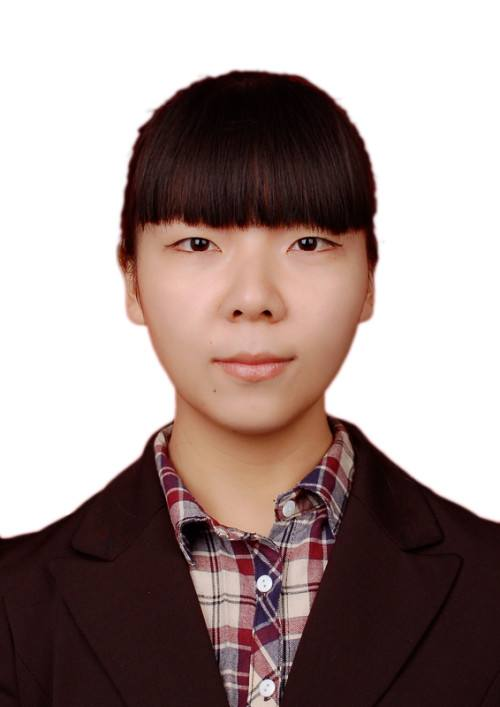
#> input picture DCGANs_keras/GANs_dataset/girl_1.jpg, 500 x 707 px; its folder holds only this picture in this run
$ python load_image.py
#> lines starting #> are read from the running program, lines starting #| are printed output that depends on the picture
# -*- coding: utf-8 -*-
"""
Created on Sun Nov 19 16:11:54 2017

@author: Administrator
"""

import cv2
import numpy as np
import skimage.io as io
#from skimage import data_dir
import pandas as pd
#from keras.preprocessing.image import ImageDataGenerator, array_to_img, img_to_array, load_img

#import CNNFitting

data_dir='C:/Users/Administrator.PC-201708021221/Desktop/Ece8735_finalproject/GANs_dataset'
###########################################################################################################
###########################################################################################################
def loading(data_dir):
    temp=data_dir+'/*.jpg'
    coll=io.ImageCollection(temp)
#> coll = 1 item
    return coll
###########################################################################################################
def pre_process(img):
    BLACK = [0,0,0]
    top,bottom,left,right=(0,0,0,0)
    length=img.shape[0]
    width=img.shape[1]
    longest_edge=max(length,width)
   # print('the number of longest_edge is %d\n',longest_edge)
    if length < longest_edge:
        temp=longest_edge-length
        top=temp//2
        bottom=temp-top
       #bottom=longest_edge
       #print('the number of up and down is %d, %d',top,bottom)
    elif width<longest_edge:
        temp=longest_edge-width
        left=temp//2
        right=temp-left
        #right=longest_edgea
        #print('the number of left and right is %d, %d',left,right)
    else:
        pass
    constant=cv2.copyMakeBorder(img,top,bottom,left,right,cv2.BORDER_CONSTANT,value=BLACK)
    return constant
###########################################################################################################

def merge(data_1):
    length1=range(len(data_1))
    temp=np.zeros([(len(data_1)),100,100,3]).astype(np.float32)
 #   temp=np.zeros([len(data_7)*7,350,350,3]).astype(np.float32)
    #temp=temp.astype(np.float32)
    for i in length1:
        img=(data_1[i]-127.5)/127.5
        img=pre_process(img)
        res=cv2.resize(img,(100,100))
        temp[i,:,:,:]=res
    return temp
###########################################################################################################
if __name__ == '__main__':
    coll=loading(data_dir)
#> coll = 1 item
    dataset=merge(coll)
#> the loop in merge, `for i in length1:` made 1 pass
#> (BLACK in pre_process, top in pre_process, bottom in pre_process, left in pre_process, right in pre_process, length in pre_process, width in pre_process, longest_edge in pre_process) on pass 1: ([0, 0, 0], 0, 0, 103, 104, 707, 500, 707)
#> pass 1, in pre_process, `constant=cv2.copyMakeBorder(img,top,bottom,left,right,cv2.BORDER_CONST..`:
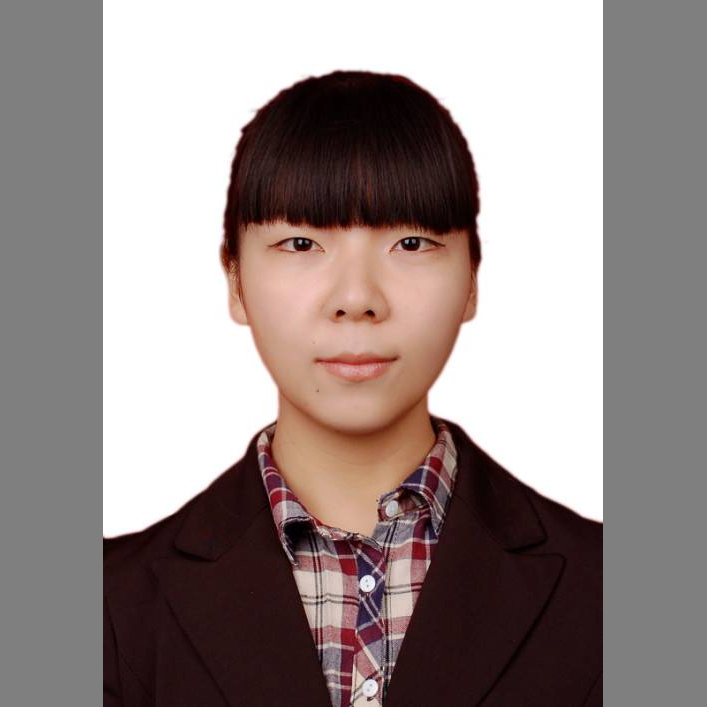
#> constant: shape (707, 707, 3) float64; mean of channels 0, 1, 2 0.201, 0.106, 0.0902; drawn with min black and max white
#> pass 1, in merge, `res=cv2.resize(img,(100,100))`:
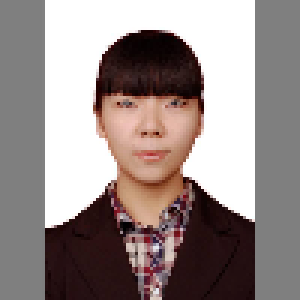
#> res: shape (100, 100, 3) float64 (shown 3 times larger); mean of channels 0, 1, 2 0.196, 0.101, 0.0852; drawn with min black and max white

$ run again, on DCGANs_keras/GANs_dataset/girl_2.jpg
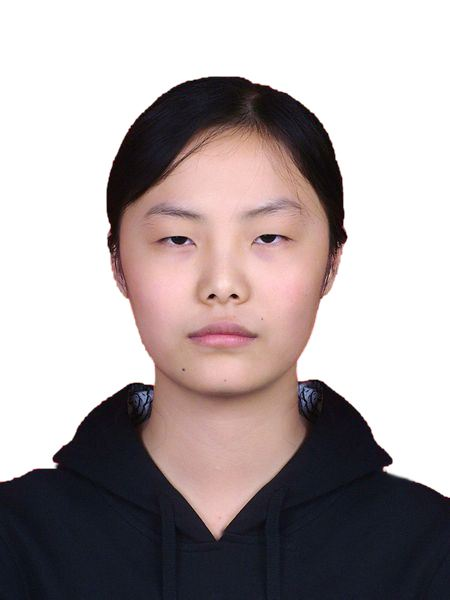
#> input picture DCGANs_keras/GANs_dataset/girl_2.jpg, 450 x 600 px
#> in loading, `coll=io.ImageCollection(temp)`: coll = 1 item
#> the loop in merge, `for i in length1:` made 1 pass
#> (BLACK in pre_process, top in pre_process, bottom in pre_process, left in pre_process, right in pre_process, length in pre_process, width in pre_process, longest_edge in pre_process) on pass 1: ([0, 0, 0], 0, 0, 75, 75, 600, 450, 600)
#> pass 1, in pre_process, `constant=cv2.copyMakeBorder(img,top,bottom,left,right,cv2.BORDER_CONST..`:
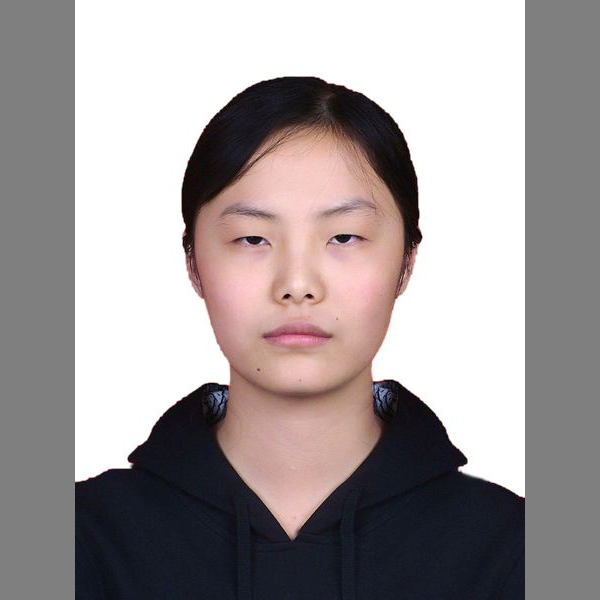
#> constant: shape (600, 600, 3) float64; mean of channels 0, 1, 2 0.271, 0.214, 0.218; drawn with min black and max white
#> pass 1, in merge, `res=cv2.resize(img,(100,100))`:
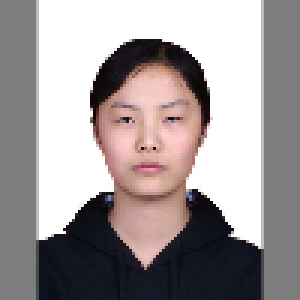
#> res: shape (100, 100, 3) float64 (shown 3 times larger); mean of channels 0, 1, 2 0.271, 0.214, 0.218; drawn with min black and max white

$ run again, on DCGANs_keras/GANs_dataset/girl_4.jpg
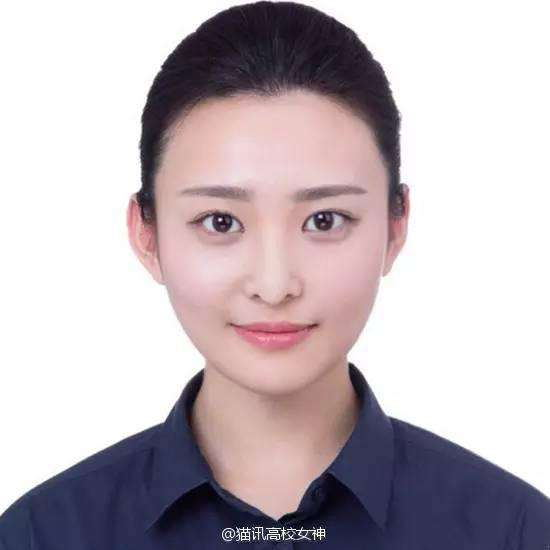
#> input picture DCGANs_keras/GANs_dataset/girl_4.jpg, 550 x 550 px
#> in loading, `coll=io.ImageCollection(temp)`: coll = 1 item
#> the loop in merge, `for i in length1:` made 1 pass
#> (top in pre_process, bottom in pre_process, left in pre_process, right in pre_process, length in pre_process, width in pre_process, longest_edge in pre_process) on pass 1: (0, 0, 0, 0, 550, 550, 550)
#> pass 1, in merge, `res=cv2.resize(img,(100,100))`:
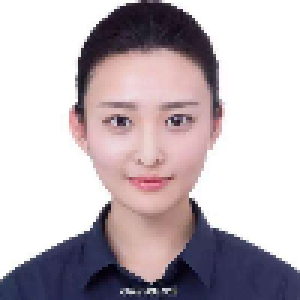
#> res: shape (100, 100, 3) float64 (shown 3 times larger); mean of channels 0, 1, 2 0.509, 0.429, 0.474; drawn with min black and max white

$ run again, on DCGANs_keras/GANs_dataset/girl_10.jpg
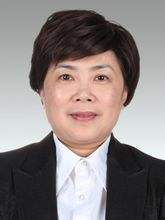
#> input picture DCGANs_keras/GANs_dataset/girl_10.jpg, 165 x 220 px
#> in loading, `coll=io.ImageCollection(temp)`: coll = 1 item
#> the loop in merge, `for i in length1:` made 1 pass
#> (BLACK in pre_process, top in pre_process, bottom in pre_process, left in pre_process, right in pre_process, length in pre_process, width in pre_process, longest_edge in pre_process) on pass 1: ([0, 0, 0], 0, 0, 27, 28, 220, 165, 220)
#> pass 1, in pre_process, `constant=cv2.copyMakeBorder(img,top,bottom,left,right,cv2.BORDER_CONST..`:
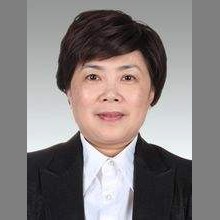
#> constant: shape (220, 220, 3) float64; mean of channels 0, 1, 2 0.0644, 0.0116, 0.00668; drawn with min black and max white
#> pass 1, in merge, `res=cv2.resize(img,(100,100))`:
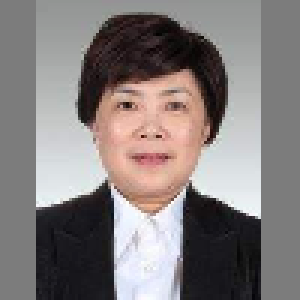
#> res: shape (100, 100, 3) float64 (shown 3 times larger); mean of channels 0, 1, 2 0.064, 0.0111, 0.00621; drawn with min black and max white
